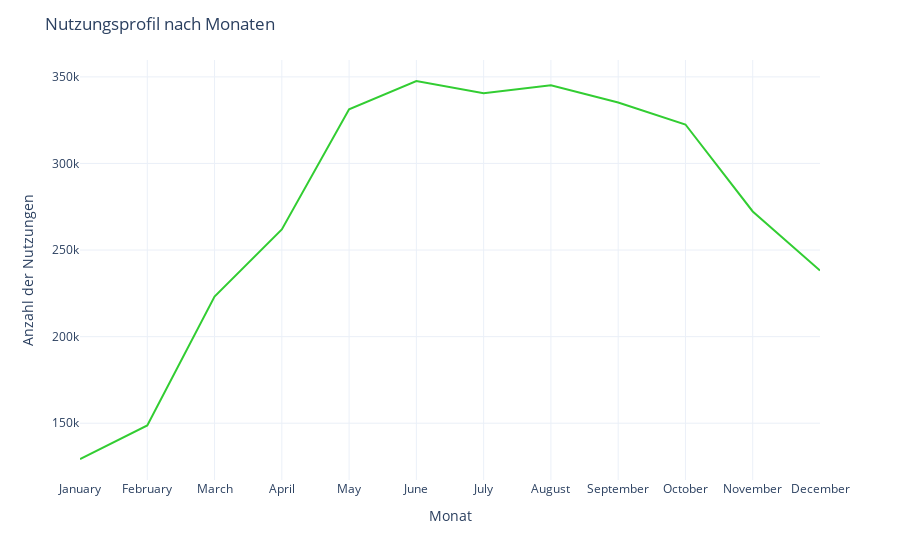

The code cell stored with this chart in its notebook:
### Markdown cell above
#### Nutzungsprofil nach Monaten

### Code cell
# draw lineplot of count grouped by month
fig = px.line(df.groupby("quarter",as_index=False).count(), x="quarter", 
              y="registered_customer",
              template='plotly_white',
              color_discrete_sequence = ['limegreen'])
fig = px.line(df.groupby("month",as_index=False, sort=False).count(), x="month", y="temp",
             template='plotly_white',
             color_discrete_sequence = ['limegreen'])
fig.update_layout( title="Nutzungsprofil nach Monaten", xaxis_title="Monat", yaxis_title="Anzahl der Nutzungen")

### Figure 1 — Plotly figure (JSON) as saved in the notebook; plotly's stock layout.template omitted (floating-point values rounded to 4 significant figures)
{"data": [{"hovertemplate": "month=%{x}<br>temp=%{y}<extra></extra>", "legendgroup": "", "line": {"color": "limegreen", "dash": "solid"}, "mode": "lines", "name": "", "orientation": "v", "showlegend": false, "type": "scatter", "x": ["January", "February", "March", "April", "May", "June", "July", "August", "September", "October", "November", "December"], "xaxis": "x", "y": [129354, 148696, 223194, 261944, 331309, 347616, 340534, 345209, 335189, 322490, 272282, 238204], "yaxis": "y"}], "layout": {"legend": {"tracegroupgap": 0}, "margin": {"t": 60}, "title": {"text": "Nutzungsprofil nach Monaten"}, "xaxis": {"anchor": "y", "domain": [0, 1], "title": {"text": "Monat"}}, "yaxis": {"anchor": "x", "domain": [0, 1], "title": {"text": "Anzahl der Nutzungen"}}}}
